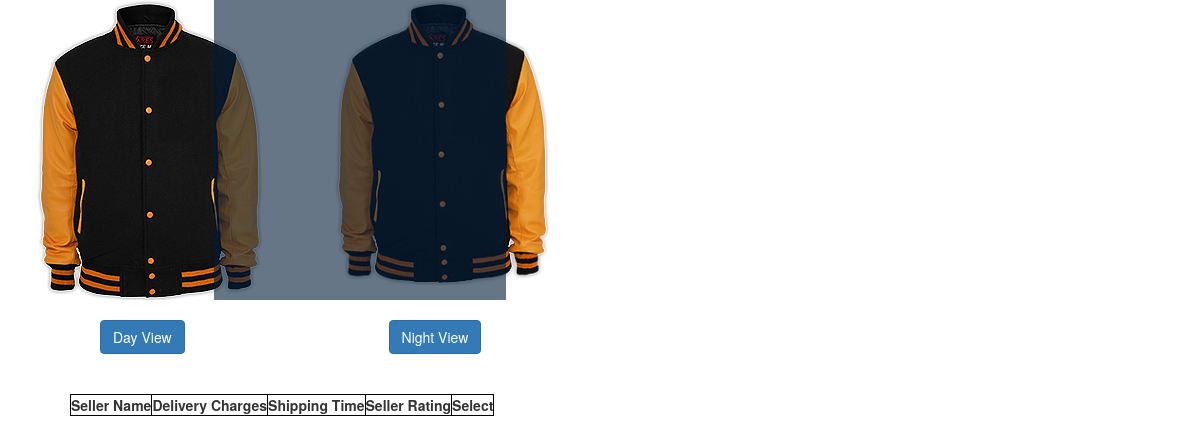
Page /Ecom_store/images/jacket-bundle.php on the earlier database version.
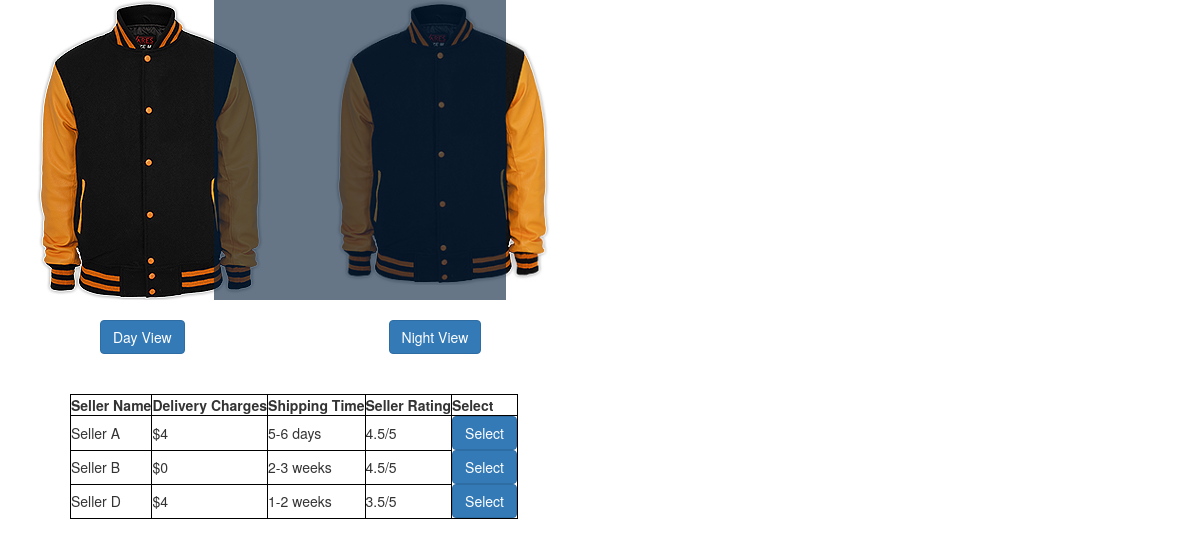
Same page on the later database version.
### tables this page shows
CREATE TABLE IF NOT EXISTS `seller` (
`seller_id` int(10) NOT NULL,
  `seller_title` text NOT NULL,
  `seller_price` int(10) NOT NULL,
  `seller_time` text NOT NULL,
  `seller_rating` text NOT NULL
);

### Ecom_store/images/jacket-bundle.php (the view, shortened to what this page needs)
<!DOCTYPE html>
<head>
<link href="style.css" rel="stylesheet">
<link href="../styles/bootstrap.min.css" rel="stylesheet">
</head>
<?php
$db = mysqli_connect("localhost", "root", "my_password", "Ecom_Store");
    echo "
<div class='product' >
<img src='jacket-1.jpg' style='float:left;'>
<div class='container'>
<img src='jacket-1.jpg' class='image'>
  <div class='night'>
  </div>
</div>
<p class='btn btn-primary btn1'>Day View</p>
<p class='btn btn-primary btn1 btn2'>Night View</p>
<br><br>
</div>
";
$get_seller = "select * from seller WHERE seller_id=7";
$run_seller = mysqli_query($db, $get_seller);
echo "<table><tr><th>Seller Name</th><th>Delivery Charges</th><th>Shipping Time</th><th>Seller Rating</th><th>Select</th></tr>";
   while($row_seller = mysqli_fetch_array($run_seller)){
    echo "<tr><td>".$row_seller['seller_title']."</td><td>$".$row_seller['seller_price']."</td><td>".$row_seller['seller_time']."</td><td>".$row_seller['seller_rating']."</td><td class='btn btn-primary sel'>Select</td></tr>";
}
echo "</table>";
?>

Differences in the rows shown:
added seller: seller_title "Seller A", seller_price "4", seller_time "5-6 days", seller_rating "4.5/5"
added seller: seller_title "Seller B", seller_price "0", seller_time "2-3 weeks", seller_rating "4.5/5"
added seller: seller_title "Seller D", seller_price "4", seller_time "1-2 weeks", seller_rating "3.5/5"
